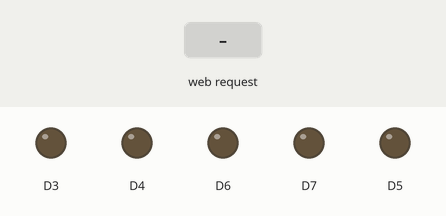
Simulated run of this sketch. Board: ESP8266 (NodeMCU). On the bench: output pins drawn as LEDs (lit = HIGH). Inputs (shaded band) come from the test bench. What the sketch prints to the serial monitor is not drawn.

Above: at 2.2 s.
2.3 s: HTTP request GET /cmd2 received
At 3.4 s:
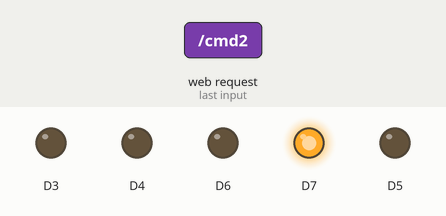
3.8 s: HTTP request GET /oplampcozi2 received
At 4.5 s:
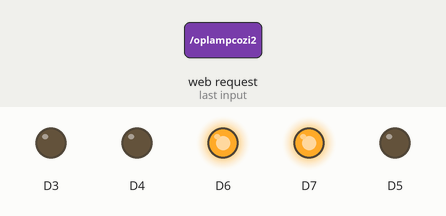
5.3 s: HTTP request GET /cmd1 received
At 5.7 s:
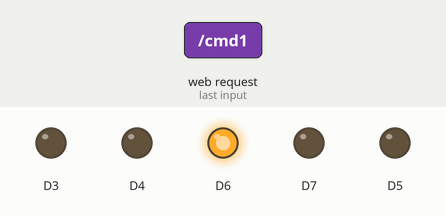
6.8 s: HTTP request GET /opchaleira2 received
At 8.0 s:
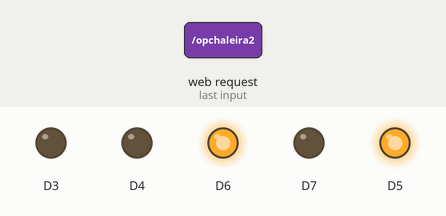
8.3 s: HTTP request GET /oplampcozi1 received
At 9.2 s:
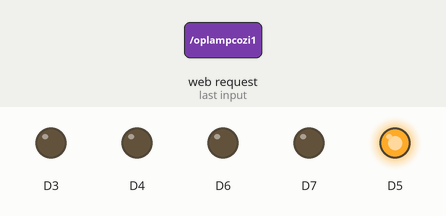
9.8 s: HTTP request GET /oplampcasal2 received
At 10.3 s:
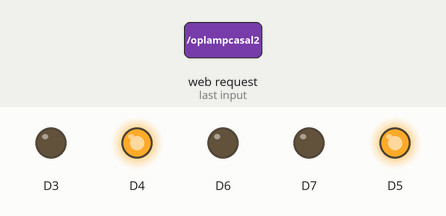
Timing chart, 0 to 12.3 s (numbered marks = the images above; inputs shaded):
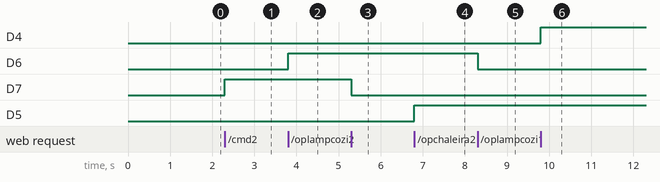

The sketch:

_noisnasepe.ino
```cpp
// this code for testing wifi access point control
// www.dcmote.duino,lk
// coding by Tharindu Ireshana : Leader of DCmote Open Sourse Project
// www.facebook.com/dcremote
// https://github.com/irashana
// www.facebook.com/tharinduireshana
// tirashana@gmail.com
// 94715376785


#include <ESP8266WiFi.h>
#include <WiFiClient.h>
#include <ESP8266WebServer.h>

/* Set these to your desired credentials. */
const char *ssid = "ifc_projeto";
const char *password = "";

ESP8266WebServer server(80);

const String HTTP_HEAD           = "<!DOCTYPE html><html><head><meta name=\"viewport\" content=\"width=device-width, initial-scale=1, user-scalable=no\"/><title>É NOIS NA SEPE</title>";
const String HTTP_STYLE  = "<style>button { padding: 10px;} li { list-style-type: none; margin-bottom: 10px;} h1{ position: relative; top: -25%; text-align: left; padding-left: 2.5%;} .menu1 { position: relative; left: 0; top: 25%; width: 100%; text-align: left; padding-left: 40%;} .menu2 { position: relative; left: 0; top: 75%; width: 100%; text-align: left; padding-left: 40%;} body { position: relative; top: 50px; left: 0%;}</style>";
const String HTTP_SCRIPT        = "<script>function c(l){document.getElementById('s').value=l.innerText||l.textContent;document.getElementById('p').focus();}</script>";
const String HTTP_HEAD_END      = "</head><body><div style='text-align:left;display:inline-block;min-width:260px;'>";

const String HOMEPAGE = "<nav class=\"menu1\"><h1>PISO 1</h1><ul><li>Sala:</li><ul><li><p>Lampada</p><form action=\"/cmd1\" method=\"get\"><INPUT TYPE=\"RADIO\" NAME=\"oplampsala\" VALUE=\"/oplampsala1\"> desliga </form> <form action=\"/cmd2\" method=\"get\"><INPUT TYPE=\"RADIO\" NAME=\"oplampsala\" VALUE=\"/oplampsala2\"> liga </form><li></ul><li>Cozinha<li><ul><li><p>Lampada</p><INPUT TYPE=\"RADIO\" NAME=\"oplampcozi\" VALUE=\"oplampcozi1\" checked> desliga <INPUT TYPE=\"RADIO\" NAME=\"oplampcozi\" VALUE=\"oplampcozi2\">liga <li><p>Chaleira</p> <INPUT TYPE=\"RADIO\" NAME=\"opchaleira\" VALUE=\"opchaleira1\" checked> desliga <INPUT TYPE=\"RADIO\" NAME=\"opchaleira\" VALUE=\"opchaleira2\">liga<li></ul></ul></nav><nav class=\"menu2\"<h1>PISO 2</h1><ul><li>Quarto Casal:<li><ul><li><p>Lâmpada</p><INPUT TYPE=\"RADIO\" NAME=\"oplampcasal\" VALUE=\"oplampcasal1\" checked> desliga <INPUT TYPE=\"RADIO\" NAME=\"oplampcasal\" VALUE=\"oplampcasal2\">liga <li></ul><li>Quarto Crianças:<li><ul><li><p>Lâmpada</p> <INPUT TYPE=\"RADIO\" NAME=\"oplampcri\" VALUE=\"oplampcri1\" checked> desliga <INPUT TYPE=\"RADIO\" NAME=\"oplampcri\" VALUE=\"oplampcri2\">liga <li></ul></ul></nav>";

//const String HOMEPAGE = "<form action=\"/cmd1\" method=\"get\"><button class=\"button3\">Red</button></form><br/><form action=\"/cmd2\" method=\"get\"><button class=\"button6\">Green</button></form><br/> <form action=\"/cmd3\" method=\"get\"><button class=\"button2\">Yellow</button></form><br/><form action=\"/cmd4\" method=\"get\"><button class=\"button4\">Off</button></form><br/> <form action=\"/cmd7\" method=\"get\"><button class=\"button7\">All</button></form><br/>   ";


/* Just a little test message.  Go to http://192.168.4.1 in a web browser
 * connected to this access point to see it.
 */
void handleRoot() {
 String s =HTTP_HEAD;
       s += HTTP_STYLE;
      s += HTTP_SCRIPT;
      s += HTTP_HEAD_END;
      s+=HOMEPAGE;
  server.send(200, "text/html", s);

}

void cmd1() {
 String s =HTTP_HEAD;
       s += HTTP_STYLE;
      s += HTTP_SCRIPT;
      s += HTTP_HEAD_END;
      s+=HOMEPAGE;
  server.send(200, "text/html", s);
   digitalWrite(D7,LOW);
}

void cmd2() {
 String s =HTTP_HEAD;
       s += HTTP_STYLE;
      s += HTTP_SCRIPT;
      s += HTTP_HEAD_END;
      s+=HOMEPAGE;
  server.send(200, "text/html", s);
   digitalWrite(D7,HIGH);
}

void oplampcozi1() {
 String s =HTTP_HEAD;
       s += HTTP_STYLE;
      s += HTTP_SCRIPT;
      s += HTTP_HEAD_END;
      s+=HOMEPAGE;
  server.send(200, "text/html", s);
    digitalWrite(D6,LOW);
}


void oplampcozi2() {
 String s =HTTP_HEAD;
       s += HTTP_STYLE;
      s += HTTP_SCRIPT;
      s += HTTP_HEAD_END;
      s+=HOMEPAGE;
  server.send(200, "text/html", s);
    digitalWrite(D6,HIGH);
}

void opchaleira1() {
 String s =HTTP_HEAD;
       s += HTTP_STYLE;
      s += HTTP_SCRIPT;
      s += HTTP_HEAD_END;
      s+=HOMEPAGE;
  server.send(200, "text/html", s);
   digitalWrite(D5,LOW);
}
void opchaleira2() {
 String s =HTTP_HEAD;
       s += HTTP_STYLE;
      s += HTTP_SCRIPT;
      s += HTTP_HEAD_END;
      s+=HOMEPAGE;
  server.send(200, "text/html", s);
   digitalWrite(D5,HIGH);
}

void oplampcasal1() {
 String s =HTTP_HEAD;
       s += HTTP_STYLE;
      s += HTTP_SCRIPT;
      s += HTTP_HEAD_END;
      s+=HOMEPAGE;
  server.send(200, "text/html", s);
   digitalWrite(D4,LOW);
}


void oplampcasal2() {
 String s =HTTP_HEAD;
       s += HTTP_STYLE;
      s += HTTP_SCRIPT;
      s += HTTP_HEAD_END;
      s+=HOMEPAGE;
  server.send(200, "text/html", s);
   digitalWrite(D4,HIGH);
}

void oplampcri1() {
 String s =HTTP_HEAD;
       s += HTTP_STYLE;
      s += HTTP_SCRIPT;
      s += HTTP_HEAD_END;
      s+=HOMEPAGE;
  server.send(200, "text/html", s);
   digitalWrite(D3,LOW);
}
void oplampcri2() {
 String s =HTTP_HEAD;
       s += HTTP_STYLE;
      s += HTTP_SCRIPT;
      s += HTTP_HEAD_END;
      s+=HOMEPAGE;
  server.send(200, "text/html", s);
   digitalWrite(D3,HIGH);
}


void setup() {
  delay(1000);
  pinMode(D7,OUTPUT);
  pinMode(D6,OUTPUT);
  pinMode(D5,OUTPUT);
  pinMode(D4,OUTPUT);
  pinMode(D3,OUTPUT);

    digitalWrite(D0,LOW);

  Serial.begin(115200);
  Serial.println();
  Serial.print("Configuring access point...");
  /* You can remove the password parameter if you want the AP to be open. */
  WiFi.softAP(ssid, password);

  IPAddress myIP = WiFi.softAPIP();
  Serial.print("AP IP address: ");
  Serial.println(myIP);
  server.on("/", handleRoot);
  server.on("/cmd1", cmd1);
  server.on("/cmd2", cmd2);
  server.on("/oplampcozi1", oplampcozi1);
  server.on("/oplampcozi2", oplampcozi2);
  server.on("/opchaleira1", opchaleira1);
  server.on("/opchaleira2", opchaleira2);
  server.on("/oplampcasal1", oplampcasal1);
  server.on("/oplampcasal2", oplampcasal2);
  server.on("/oplampcri1", oplampcri1);
  server.on("/oplampcri2", oplampcri2);

  server.begin();
  Serial.println("HTTP server started");
}

void loop() {
  server.handleClient();
}
```

Measured:
- after the input at 2.3 s, D7: LOW → HIGH at once
- after the input at 3.8 s, D6: LOW → HIGH at once
- after the input at 5.3 s, D7: HIGH → LOW at once
- after the input at 6.8 s, D5: LOW → HIGH at once
- after the input at 8.3 s, D6: HIGH → LOW at once
- after the input at 9.8 s, D4: LOW → HIGH at once
